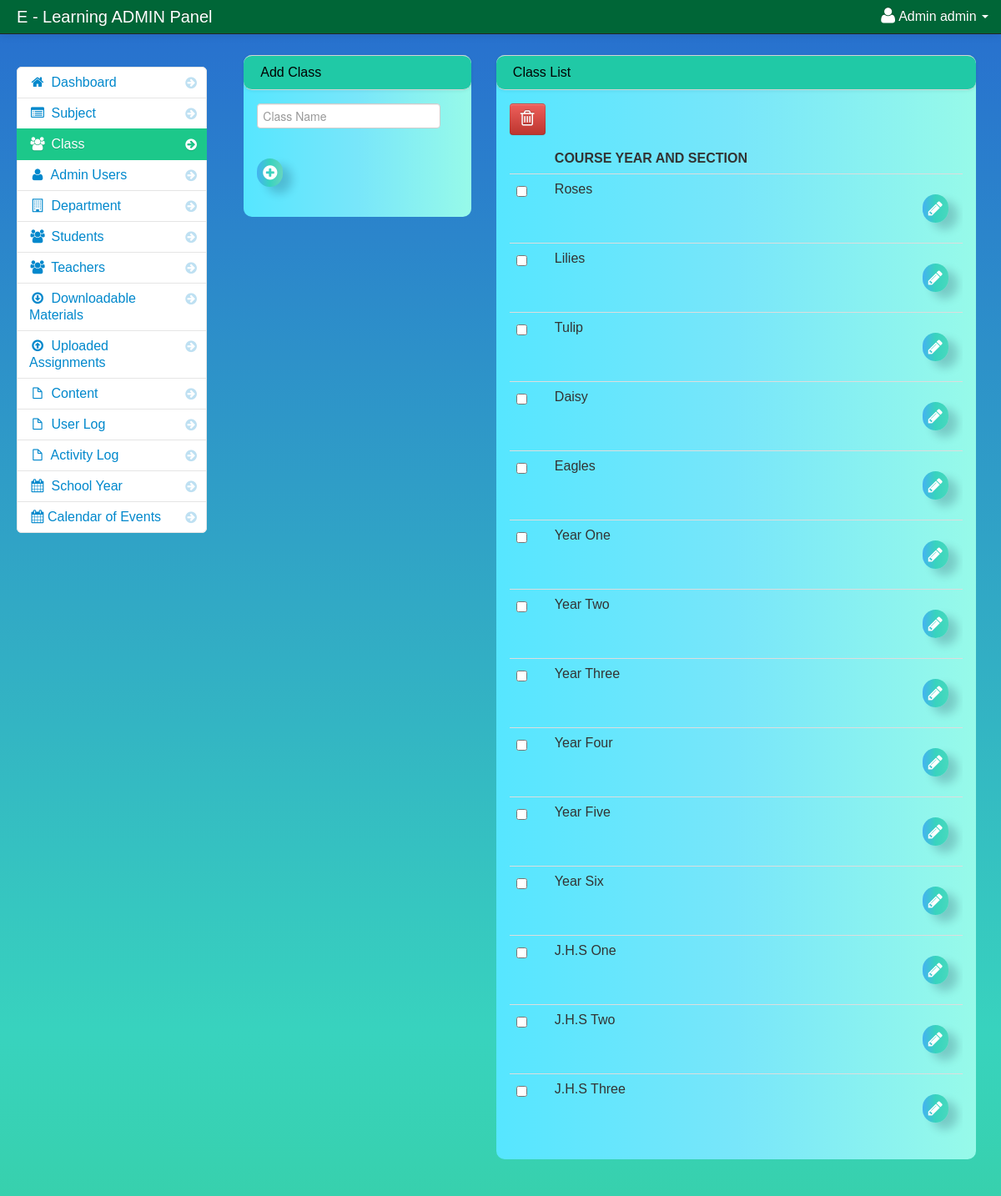
Page /portal/admin/class.php (signed in) on the committed database.
### tables this page shows
CREATE TABLE IF NOT EXISTS `users` (
  `user_id` int(11) NOT NULL AUTO_INCREMENT,
  `username` varchar(100) NOT NULL,
  `password` varchar(100) NOT NULL,
  `firstname` varchar(100) NOT NULL,
  `lastname` varchar(100) NOT NULL,
  PRIMARY KEY (`user_id`)
);

CREATE TABLE IF NOT EXISTS `class` (
  `class_id` int(11) NOT NULL AUTO_INCREMENT,
  `class_name` varchar(100) NOT NULL,
  `teacher_id` int(11) NOT NULL,
  PRIMARY KEY (`class_id`)
);

### portal/admin/session.php (called while the page is built, shortened)
<?php
$session_id=$_SESSION['id'];
?>

### portal/admin/class.php (the view, shortened to what this page needs)
<?php include('header.php'); ?>
<?php include('session.php'); ?>
    <body>
		<?php include('navbar.php'); ?>
        <div class="container-fluid">
            <div class="row-fluid">
				<?php include('class_sidebar.php'); ?>
				<div class="span3" id="adduser">
				<?php include('add_class.php'); ?>
				</div>
                <div class="span6" id="">
                     <div class="row-fluid">
                        <div id="block_bg" class="block">
                            <div class="navbar navbar-inner block-header">
                                <div class="muted pull-left">Class List</div>
                            </div>
                            <div class="block-content collapse in">
                                <div class="span12">
									<form action="delete_class.php" method="post">
  									<table cellpadding="0" cellspacing="0" border="0" class="table" id="example">
										<a data-toggle="modal" href="#class_delete" id="delete"  class="btn btn-danger" name=""><i class="icon-trash icon-large"></i></a>
									<thead>
										  <tr>
													<th></th>
													<th>Course Year And Section</th>
													<th></th>
										   </tr>
										</thead>
										<tbody>
										<?php
										$class_query = mysql_query("select * from class")or die(mysql_error());
										while($class_row = mysql_fetch_array($class_query)){
										$id = $class_row['class_id'];
										?>
										<tr>
											<td width="30">
											<input id="optionsCheckbox" class="uniform_on" name="selector[]" type="checkbox" value="<?php echo $id; ?>">
											</td>
											<td><?php echo $class_row['class_name']; ?></td>
											<td width="40"><a href="edit_class.php<?php echo '?id='.$id; ?>" class="buttons"><i class="icon-pencil icon-large"></i> </a></td>
										</tr>
										<?php } ?>
										</tbody>
									</table>
									</form>
                                </div>
                            </div>
                        </div>
                    </div>
                </div>
            </div>
        </div>
		<?php include('script.php'); ?>
    </body>
</html>

### portal/admin/navbar.php (shortened to what this page needs)
<div class="navbar navbar-fixed-top navbar-inverse">
          <div class="navbar-inner">
              <div class="container-fluid">
                  <span class="brand" href="#">E - Learning ADMIN Panel</span>
                  <div class="nav-collapse collapse">
                      <ul class="nav pull-right">
				<?php $query= mysql_query("select * from users where user_id = '$session_id'")or die(mysql_error());
						$row = mysql_fetch_array($query);
				?>
                          <li class="dropdown">
                              <a href="#" role="button" class="dropdown-toggle" data-toggle="dropdown"> <i class="icon-user icon-large"></i><?php echo $row['firstname']." ".$row['lastname'];  ?> <i class="caret"></i>
                              </a>
                          </li>
                      </ul>
                  </div>
              </div>
          </div>
      </div>

### portal/admin/assets/styles.css (style rules this page uses)
body { padding-top: 50px; padding-bottom: 500px; background: linear-gradient(to top, #32be32 -50%, #38d3be, #224fd4 120%); background-repeat: repeat; }
.buttons { display: inline-block; border-radius: 25px; outline: none; border: none; background-image: linear-gradient(to right, #44b2f1, #38d3be, #20c9a6a8); box-shadow: 11px 8px 11px 0px rgba(5, 16, 44, .19); padding: 7px; font-size: 15px; color: #fff; font-family: 'Poppins', sans-serif; margin: 1rem 0; cursor: pointer; transition: .7s; }
.block { background-image: linear-gradient(to left, #97fae9, #78e6fa, #56e6ff); border-radius: 10px 10px 10px 10px; margin: 1em 0em; border-top: none; -webkit-box-shadow: 2px 2px 5px #0005a9(0, 0, 6, 0.75); -moz-box-shadow: 2px 2px 5px #0005a9(0, 0, 6, 0.75); box-shadow: 2px 2px 5px #0005a9(0, 0, 6, 0.75); }
.block-content { margin: 1em; min-height: .25em; -webkit-box-shadow: 2px 2px 5px #0005a9(0, 0, 6, 0.75); -moz-box-shadow: 2px 2px 5px #0005a9(0, 0, 6, 0.75); box-shadow: 2px 2px 5px #0005a9(0, 0, 6, 0.75); }
.block-header { margin-bottom: 0px; border-right: none; border-left: none; -webkit-border-radius: 0px; -moz-border-radius: 0px; border-radius: 10px 10px 10px 10px; background-color: #20c9a6; }
.block-header div { padding-top: 10px; }

### rows in the picture
users: firstname "Admin", lastname "admin"
class: class_name "Roses"
class: class_name "Lilies"
class: class_name "Tulip"
class: class_name "Daisy"
class: class_name "Eagles"
class: class_name "Year One"
class: class_name "Year Two"
class: class_name "Year Three"
class: class_name "Year Four"
class: class_name "Year Five"
class: class_name "Year Six"
class: class_name "J.H.S One"
class: class_name "J.H.S Two"
class: class_name "J.H.S Three"
